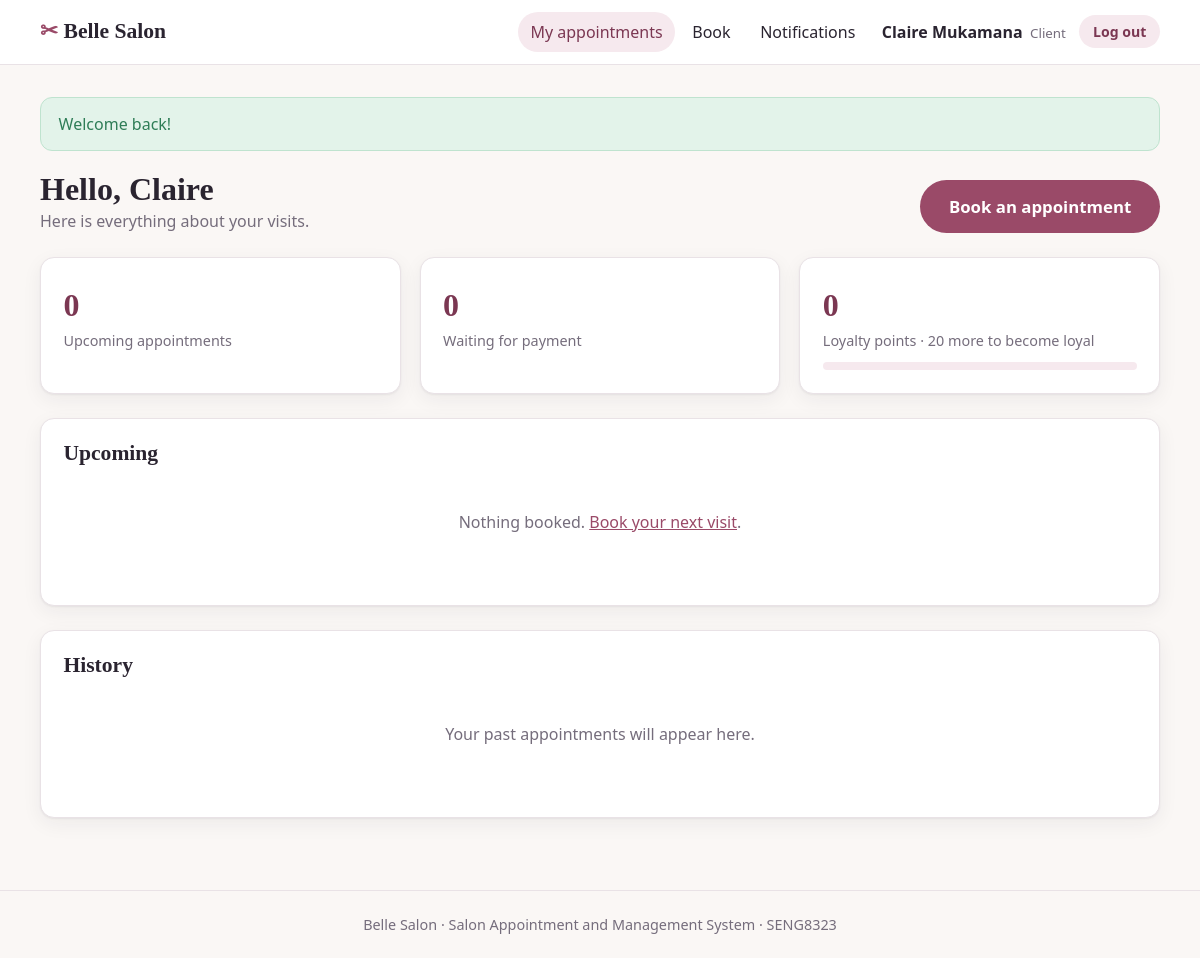
The page /client/dashboard.php (signed in) on the database its author committed.
### tables this page shows
CREATE TABLE users (
  user_id       INT AUTO_INCREMENT PRIMARY KEY,
  name          VARCHAR(100) NOT NULL,
  email         VARCHAR(150) NOT NULL UNIQUE,
  phone         VARCHAR(30)  NOT NULL DEFAULT '',
  password_hash VARCHAR(255) NOT NULL,           
  role          VARCHAR(10)  NOT NULL,           
  created_at    DATETIME     NOT NULL
);

### includes/functions.php (called while the page is built, shortened)
<?php
function h($value): string
{
    return htmlspecialchars((string)$value, ENT_QUOTES, 'UTF-8');
}
function url(string $path = ''): string
{
    return BASE_URL . '/' . ltrim($path, '/');
}
function loyalty_info(int $clientId): array
{
    $st = db()->prepare('SELECT loyalty_points FROM clients WHERE client_id = ?');
    $st->execute([$clientId]);
    $points = (int)$st->fetchColumn();
    return ['points' => $points, 'loyal' => $points >= LOYAL_POINTS, 'missing' => max(0, LOYAL_POINTS - $points)];
}

### includes/db.php (called while the page is built, shortened)
<?php
function db(): PDO
{
    static $pdo = null;
    if ($pdo !== null) {
        return $pdo;
    }
    $dsn  = getenv('SALON_DSN') ?: 'mysql:host=' . DB_HOST . ';dbname=' . DB_NAME . ';charset=utf8mb4';
    $user = getenv('SALON_DSN') ? null : DB_USER;
    $pass = getenv('SALON_DSN') ? null : DB_PASS;
    try {
        $pdo = new PDO($dsn, $user, $pass, [
            PDO::ATTR_ERRMODE            => PDO::ERRMODE_EXCEPTION,
            PDO::ATTR_DEFAULT_FETCH_MODE => PDO::FETCH_ASSOC,
        ]);
    } catch (PDOException $e) {
        http_response_code(500);
        exit('<!doctype html><meta charset="utf-8"><body style="font-family:sans-serif;max-width:560px;margin:60px auto">'
           . '<h2>Cannot reach the database</h2>'
           . '<ol><li>Open the XAMPP Control Panel and <b>start MySQL</b>.</li>'
           . '<li>Open <code>http://localhost/phpmyadmin</code> and <b>import</b> <code>database/salon.sql</code>.</li>'
           . '<li>Check the settings in <code>includes/config.php</code>.</li></ol></body>');
    }
    return $pdo;
}

### includes/auth.php (called while the page is built, shortened)
<?php
function current_user(bool $reload = false): ?array
{
    static $user = false;
    if ($user === false) {
        $user = null;
        if (!empty($_SESSION['uid'])) {
            $st = db()->prepare('SELECT user_id, name, email, phone, role FROM users WHERE user_id = ?');
            $st->execute([$_SESSION['uid']]);
            $user = $st->fetch() ?: null;
        }
    }
    return $user;
}
function require_login(): array
{
    $user = current_user();
    return $user;
}
function require_role(string $role): array
{
    $user = require_login();
    return $user;
}
function home_for(string $role): string
{
    return 'client/dashboard.php';
}
function profile_id(): int
{
    $user  = require_login();
    $table = ['client' => 'clients', 'staff' => 'staff', 'admin' => 'admins'][$user['role']];
    $col   = ['client' => 'client_id', 'staff' => 'staff_id', 'admin' => 'admin_id'][$user['role']];
    $st = db()->prepare("SELECT $col FROM $table WHERE user_id = ?");
    $st->execute([$user['user_id']]);
    return (int)$st->fetchColumn();
}

### client/dashboard.php (the view, shortened to what this page needs)
<?php
$me       = require_role('client');
$clientId = profile_id();
$active   = 'appointments';
$st = db()->prepare(APPOINTMENT_SQL . ' WHERE a.client_id = ? ORDER BY a.start_at DESC');
$st->execute([$clientId]);
$all = $st->fetchAll();
$upcoming = $history = [];
$upcoming = array_reverse($upcoming);
$toPay = array_filter($all, fn($a) => $a['status'] === 'completed' && $a['pay_status'] === 'pending');
$loy    = loyalty_info($clientId);
$points = $loy['points'];
require __DIR__ . '/../includes/header.php';
?>
<div class="page-head">
  <div><h1>Hello, <?= h(explode(' ', $me['name'])[0]) ?></h1><p class="muted" style="margin:0">Here is everything about your visits.</p></div>
  <a class="btn btn-big" href="<?= h(url('client/book.php')) ?>">Book an appointment</a>
</div>
<div class="grid grid-3" style="margin-bottom:1.5rem">
  <div class="card stat" style="margin:0"><div class="num"><?= count($upcoming) ?></div><div class="lbl">Upcoming appointments</div></div>
  <div class="card stat" style="margin:0"><div class="num"><?= count($toPay) ?></div><div class="lbl">Waiting for payment</div></div>
  <div class="card stat" style="margin:0"><div class="num"><?= $points ?></div><div class="lbl">Loyalty points · <?= $loy['loyal'] ? '<b>Loyal client ★</b> (code LOYAL20)' : $loy['missing'] . ' more to become loyal' ?></div>
    <div class="bar"><span style="width:<?= min(100, (int)round($points / LOYAL_POINTS * 100)) ?>%"></span></div></div>
</div>
<div class="card">
  <h2>Upcoming</h2>
  <?php if ($upcoming): ?>
  <div class="table-wrap"><table>
    <thead><tr><th>When</th><th>Service</th><th>Stylist</th><th>Status</th><th></th></tr></thead>
    <tbody>
    <?php foreach ($upcoming as $a): ?>
      <tr>
        <td><b><?= h(nice_date($a['start_at'])) ?></b><br><small><?= h(nice_time($a['start_at'])) ?> – <?= h(nice_time($a['end_at'])) ?></small></td>
        <td><?= h($a['service_name']) ?><br><small><?= h(money($a['price'])) ?></small></td>
        <td><?= h($a['staff_name']) ?></td>
        <td><?= status_badge($a['status']) ?><?php if ($a['pay_status'] === 'paid'): ?><br><small>Paid in advance</small><?php endif; ?></td>
        <td class="actions">
          <?php if ($a['pay_status'] !== 'paid'): ?>
            <a class="btn btn-small" href="<?= h(url('client/pay.php?id=' . $a['appointment_id'])) ?>">Pay now</a>
          <?php endif; ?>
          <?php if ($a['status'] === 'confirmed'): ?>
            <a class="btn btn-small btn-ghost" href="<?= h(url('client/reschedule.php?id=' . $a['appointment_id'])) ?>">Reschedule</a>
            <form class="inline" method="post" onsubmit="return confirm('Cancel this appointment?')">
              <?= csrf_field() ?><input type="hidden" name="action" value="cancel"><input type="hidden" name="id" value="<?= (int)$a['appointment_id'] ?>">
              <button class="btn btn-small btn-danger">Cancel</button>
            </form>
          <?php endif; ?>
        </td>
      </tr>
    <?php endforeach; ?>
    </tbody>
  </table></div>
  <?php else: ?><p class="empty">Nothing booked. <a href="<?= h(url('client/book.php')) ?>">Book your next visit</a>.</p><?php endif; ?>
</div>
<div class="card">
  <h2>History</h2>
  <?php if ($history): ?>
  <div class="table-wrap"><table>
    <thead><tr><th>When</th><th>Service</th><th>Stylist</th><th>Status</th><th>Payment</th><th></th></tr></thead>
    <tbody>
    <?php foreach ($history as $a): ?>
      <tr>
        <td><b><?= h(nice_date($a['start_at'])) ?></b><br><small><?= h(nice_time($a['start_at'])) ?></small></td>
        <td><?= h($a['service_name']) ?></td>
        <td><?= h($a['staff_name']) ?></td>
        <td><?= status_badge($a['status']) ?><?php if ($a['reason'] !== ''): ?><br><small><?= h($a['reason']) ?></small><?php endif; ?></td>
        <td><?php if ($a['pay_status']): ?><?= status_badge($a['pay_status']) ?> <small><?= h(money($a['pay_amount'])) ?></small><?php else: ?>–<?php endif; ?></td>
        <td class="actions">
          <?php if ($a['status'] === 'completed' && $a['pay_status'] === 'pending'): ?>
            <a class="btn btn-small" href="<?= h(url('client/pay.php?id=' . $a['appointment_id'])) ?>">Pay now</a>
          <?php endif; ?>
          <?php if ($a['status'] === 'completed' && !$a['review_id']): ?>
            <a class="btn btn-small btn-ghost" href="<?= h(url('client/review.php?id=' . $a['appointment_id'])) ?>">Review</a>
          <?php elseif ($a['review_id']): ?>
            <small>★ <?= (int)$a['rating'] ?>/5</small>
          <?php endif; ?>
        </td>
      </tr>
    <?php endforeach; ?>
    </tbody>
  </table></div>
  <?php else: ?><p class="empty">Your past appointments will appear here.</p><?php endif; ?>
</div>
<?php require __DIR__ . '/../includes/footer.php'; ?>

### includes/header.php (shortened to what this page needs)
<?php
$me     = current_user();
$active = $active ?? '';
$menus = [
    'guest'  => ['home' => ['Home', 'index.php'], 'login' => ['Log in', 'login.php'], 'register' => ['Register', 'register.php']],
    'client' => ['appointments' => ['My appointments', 'client/dashboard.php'], 'book' => ['Book', 'client/book.php']],
    'staff'  => ['schedule' => ['My schedule', 'staff/schedule.php']],
    'admin'  => ['dashboard' => ['Dashboard', 'admin/dashboard.php'], 'appointments' => ['Appointments', 'admin/appointments.php'],
                 'services' => ['Services', 'admin/services.php'], 'schedules' => ['Schedules', 'admin/schedules.php'],
                 'staff' => ['Staff', 'admin/staff.php']],
];
$menu = $menus[$me['role'] ?? 'guest'];
?>
<!doctype html>
<html lang="en">
<head>
  <link rel="stylesheet" href="<?= h(url('assets/css/style.css')) ?>">
</head>
<body>
<header class="topbar">
  <div class="container topbar-inner">
    <a class="brand" href="<?= h(url($me ? home_for($me['role']) : 'index.php')) ?>"><span class="brand-mark">✂</span> <?= h(SALON_NAME) ?></a>
    <nav class="nav">
      <?php foreach ($menu as $key => [$label, $link]): ?>
        <a href="<?= h(url($link)) ?>" class="<?= $active === $key ? 'active' : '' ?>"><?= h($label) ?></a>
      <?php endforeach; ?>
      <?php if ($me): $n = unread_count((int)$me['user_id']); ?>
        <a href="<?= h(url('notifications.php')) ?>" class="<?= $active === 'notifications' ? 'active' : '' ?>">Notifications<?php if ($n): ?> <span class="pill"><?= $n ?></span><?php endif; ?></a>
        <span class="nav-user"><?= h($me['name']) ?> <small><?= h($me['role']) ?></small></span>
        <a class="btn btn-small btn-light" href="<?= h(url('logout.php')) ?>">Log out</a>
      <?php endif; ?>
    </nav>
  </div>
</header>
<main class="container page">
<?php foreach ($_SESSION['flash'] ?? [] as $f): ?>
  <div class="alert alert-<?= h($f['type']) ?>"><?= h($f['msg']) ?></div>
<?php endforeach; unset($_SESSION['flash']); ?>

### assets/css/style.css (style rules this page uses)
:root { --bg: #faf7f5; --card: #ffffff; --ink: #2a2430; --muted: #756d7c; --line: #e9e2e6; --accent: #9a4a68; --accent-d: #7b3752; --accent-l: #f6e9ee; --gold: #c39a5b; --green: #2f7d57; --green-l: #e3f3ea; --red: #b33a3a; --red-l: #fbe7e7; --amber: #9a6a12; --amber-l: #fbf0d9; --blue: #2b5f93; --blue-l: #e4eef9; --radius: 14px; --shadow: 0 1px 2px rgba(42,36,48,.06), 0 6px 20px rgba(42,36,48,.06); }
* { box-sizing: border-box; }
body { margin: 0; background: var(--bg); color: var(--ink); line-height: 1.55; font-family: "Segoe UI", system-ui, -apple-system, Roboto, Helvetica, Arial, sans-serif; }
h1, h2, h3 { font-family: Georgia, "Times New Roman", serif; line-height: 1.2; margin: 0 0 .5em; }
h1 { font-size: 2rem; }
h2 { font-size: 1.35rem; }
a { color: var(--accent); }
p { margin: 0 0 1em; }
small, .muted { color: var(--muted); }
.container { width: min(1120px, 100% - 2rem); margin-inline: auto; }
.topbar { background: var(--card); border-bottom: 1px solid var(--line); position: sticky; top: 0; z-index: 10; }
.topbar-inner { display: flex; align-items: center; justify-content: space-between; gap: 1rem; min-height: 64px; }
.brand { font-family: Georgia, serif; font-size: 1.35rem; font-weight: 700; color: var(--ink); text-decoration: none; }
.brand-mark { color: var(--accent); }
.nav { display: flex; align-items: center; gap: .25rem; flex-wrap: wrap; }
.nav > a:not(.btn) { color: var(--ink); text-decoration: none; padding: .45rem .8rem; border-radius: 999px; font-weight: 500; }
.nav > a.active { background: var(--accent-l); color: var(--accent-d); }
.nav-user { padding: 0 .6rem; font-weight: 600; }
.nav-user small { text-transform: capitalize; font-weight: 400; margin-left: .2rem; }
.page { padding: 2rem 0 3rem; min-height: 70vh; }
.page-head { display: flex; align-items: flex-end; justify-content: space-between; gap: 1rem; flex-wrap: wrap; margin-bottom: 1.5rem; }
.page-head h1 { margin: 0; }
.card { background: var(--card); border: 1px solid var(--line); border-radius: var(--radius); box-shadow: var(--shadow); padding: 1.4rem; margin-bottom: 1.5rem; }
.card > h2:first-child, .card > h3:first-child { margin-top: 0; }
.grid { display: grid; gap: 1.2rem; }
.grid-3 { grid-template-columns: repeat(3, 1fr); }
.stat { text-align: left; }
.stat .num { font-family: Georgia, serif; font-size: 2rem; font-weight: 700; color: var(--accent-d); }
.stat .lbl { color: var(--muted); font-size: .9rem; }
.btn { display: inline-block; border: 0; cursor: pointer; font: inherit; font-weight: 600; text-decoration: none; background: var(--accent); color: #fff; padding: .65rem 1.2rem; border-radius: 999px; transition: background .15s, transform .05s; }
.btn-light { background: var(--accent-l); color: var(--accent-d); }
.btn-small { padding: .35rem .85rem; font-size: .88rem; }
.btn-big { padding: .85rem 1.8rem; font-size: 1.05rem; }
.alert { padding: .85rem 1.1rem; border-radius: 12px; margin-bottom: 1.2rem; border: 1px solid transparent; }
.alert-success { background: var(--green-l); color: var(--green); border-color: #bfe3cf; }
.empty { text-align: center; color: var(--muted); padding: 2rem 1rem; }
.bar { height: 8px; background: var(--accent-l); border-radius: 99px; margin-top: .6rem; overflow: hidden; }

### rows shown on the page
users: name "Claire Mukamana", role "Client", name "Claire"

### other values the page prints
SALON_NAME "Belle Salon"
$label "My appointments"
$label "Book"
$f['msg'] "Welcome back!"
count($upcoming) "0"
count($toPay) "0"
$points "0"
$loy['missing'] "20"
